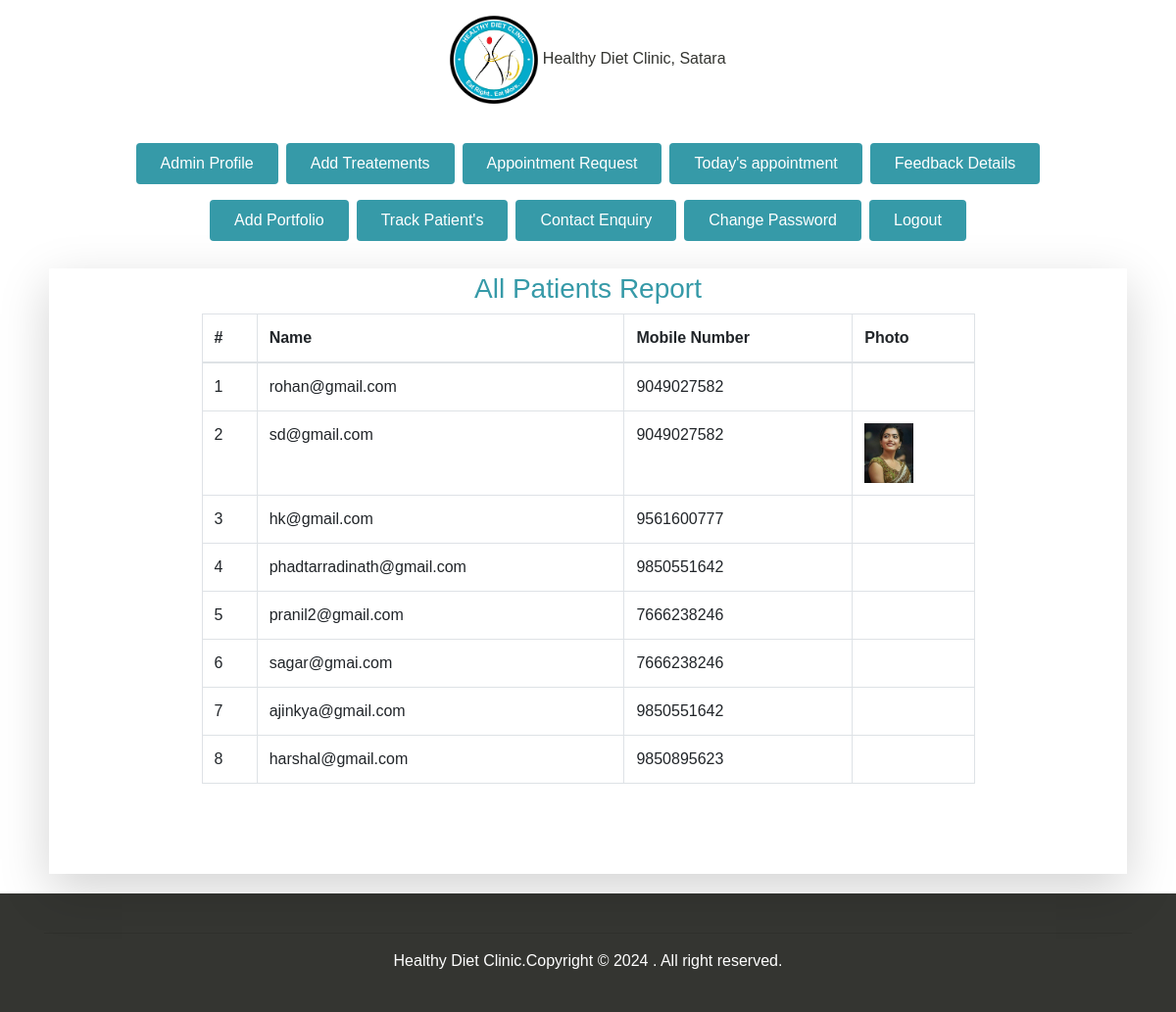
The app's page /admin/track-patients.php (signed in) with its own data.
### tables this page shows
CREATE TABLE `register` (
  `rid` int(11) NOT NULL,
  `rname` varchar(100) NOT NULL,
  `remail` varchar(100) NOT NULL,
  `rpass` varchar(100) NOT NULL,
  `rmob` bigint(11) NOT NULL,
  `rque` varchar(100) NOT NULL,
  `rans` varchar(100) NOT NULL,
  `rphoto` varchar(200) NOT NULL,
  `radr` varchar(150) NOT NULL,
  `rgender` varchar(20) NOT NULL,
  `rdob` date NOT NULL
);

### admin/track-patients.php (the view, shortened to what this page needs)
<?php include 'session-check.php';?>
<!DOCTYPE html>
<html lang="en">
<head>
  <link rel="stylesheet" href="assets/css/maicons.css">
  <link rel="stylesheet" href="https://cdn.jsdelivr.net/npm/bootstrap@4.6.2/dist/css/bootstrap.min.css">
  <link rel="stylesheet" href="https://cdnjs.cloudflare.com/ajax/libs/font-awesome/4.7.0/css/font-awesome.min.css">
  <link rel="stylesheet" href="assets/vendor/owl-carousel/css/owl.carousel.css">
  <link rel="stylesheet" href="assets/vendor/animate/animate.css">
  <link rel="stylesheet" href="assets/css/theme.css">
  <link rel="stylesheet" href="https://cdn.datatables.net/2.0.0/css/dataTables.dataTables.css">
</head>
<body>
  <?php  include 'topbar.php';?>
  <div class=" overlay-dark bg-image" >
    <div class="my-3">
      <div class="container text-center wow fadeInUp">
      <?php include 'profile-menu.php';?>
      </div>
    </div>
  </div>
  <div class="">
    <div class=" bg-white py-1 my-3">
    <div class="col-md-11 mx-auto shadow-lg ">
        <div class="row p-1">
<div class="col-md-9 mx-auto">
    <h3 class="text-center text-primary">
        All Patients  Report
    </h3>
    <table class="table table-bordered" id="patient">
        <thead>
            <tr>
                <th>#</th>
                <th>Name</th>
                <th>Mobile Number</th>
                <th>Photo</th>
            </tr>
                    </thead>
                    <tbody>
                      <?php
$qR ="SELECT * FROM register";
$rR=mysqli_query($cn,$qR);
$i=1;
while($dataR = mysqli_fetch_assoc($rR))
{
?>
                        <tr>
                            <td><?php echo $i;?></td>
                            <td><?php echo $dataR['remail'];?></td>
                            <td><?php echo $dataR['rmob'];?></td>
                            <td>
                              <img src="../<?php echo $dataR['rphoto'];?>"
                              alt="" width="50">
                            </td>
                        </tr>
                        <?php
                        $i++;
}
?>
                    </tbody>
                </table>
                <br><br><br>
            </div>
        </div>
        </div>
    </div>
</div>
<?php include  'footer.php';?>
</body>
</html>

### admin/topbar.php
<header>
    <div class="text-center p-3">
    <img src="images/logo.png" alt="" width="90">
    Healthy Diet Clinic, Satara
    </div>
  </header>

### admin/profile-menu.php
<nav aria-label="Breadcrumb">
         <ol class="breadcrumb breadcrumb-dark bg-transparent justify-content-center py-0 mb-2">
           <li class="mx-1 my-2">
               <a href="profile.php" class="btn btn-primary text-white">Admin Profile</a>
           </li>
           <li class="mx-1 my-2">
               <a href="add-tratements.php" class="btn btn-primary text-white">
                   Add Treatements</a>
           </li>
           <li class="mx-1 my-2">
               <a href="appointment-request.php" class="btn btn-primary text-white">Appointment Request</a>
           </li>
           <li class="mx-1 my-2">
               <a href="todays-appointment.php" class="btn btn-primary text-white">
                   Today's appointment
               </a>
           </li>
           <li class="mx-1 my-2">
               <a href="feedback.php" class="btn btn-primary text-white">
                   Feedback Details</a>
           </li>
           <li class="mx-1 my-2">
               <a href="afterbefore.php" class="btn btn-primary text-white">
                   Add Portfolio</a>
           </li>
           <li class="mx-1 my-2">
               <a href="track-patients.php" class="btn btn-primary text-white">
                   Track Patient's</a>
           </li>
           <li class="mx-1 my-2">
               <a href="contact-enquiry.php" class="btn btn-primary text-white">
                   Contact Enquiry</a>
           </li>
           <li class="mx-1 my-2">
               <a href="change-password.php" class="btn btn-primary text-white">
                   Change Password</a>
           </li>
           <li class="mx-1 my-2">
               <a href="logout.php" class="btn btn-primary text-white">
                   Logout</a>
           </li>
         </ol>
       </nav>

### admin/footer.php
<footer class="bg-dark p-4 text-center">
  <div class="container">
    <hr>
    <p class="text-white" id="copyright">Healthy Diet Clinic.Copyright &copy; 2024
      . All right reserved.</p>
  </div>
</footer>

### admin/assets/css/theme.css (style rules this page uses)
:root { --primary: #369aa8; --accent: #FF3D85; --secondary: #4E5AFE; --warning: #EED818; --info: #05B4E1; --danger: #FF4943; --success: #96C93D; --dark: #343531; --light: #F5F9F6; --cs: #596261; --grey: #6E807A; }
body { font-family: "Source Sans Pro", sans-serif; line-height: 1.5; color: #343531; }
a { color: #07be94; text-decoration: none; background-color: transparent; }
.bg-dark { background-color: #343531 !important; }
.text-primary { color: #369aa8 !important; }
.btn-primary { color: #fff; background-color: #369aa8; border-color: transparent; }
.btn { padding: 8px 24px; }
.breadcrumb { background-color: #f8f9fa; }
.bg-image { position: relative; background-position: center center; background-size: cover; background-repeat: no-repeat; }
.bg-image > * { position: relative; z-index: 10; }

### records on screen
register: remail "rohan@gmail.com", rmob "9049027582"
register: remail "sd@gmail.com", rmob "9049027582", rphoto (picture)
register: remail "hk@gmail.com", rmob "9561600777"
register: remail "phadtarradinath@gmail.com", rmob "9850551642"
register: remail "pranil2@gmail.com", rmob "7666238246"
register: remail "sagar@gmai.com", rmob "7666238246"
register: remail "ajinkya@gmail.com", rmob "9850551642"
register: remail "harshal@gmail.com", rmob "9850895623"
